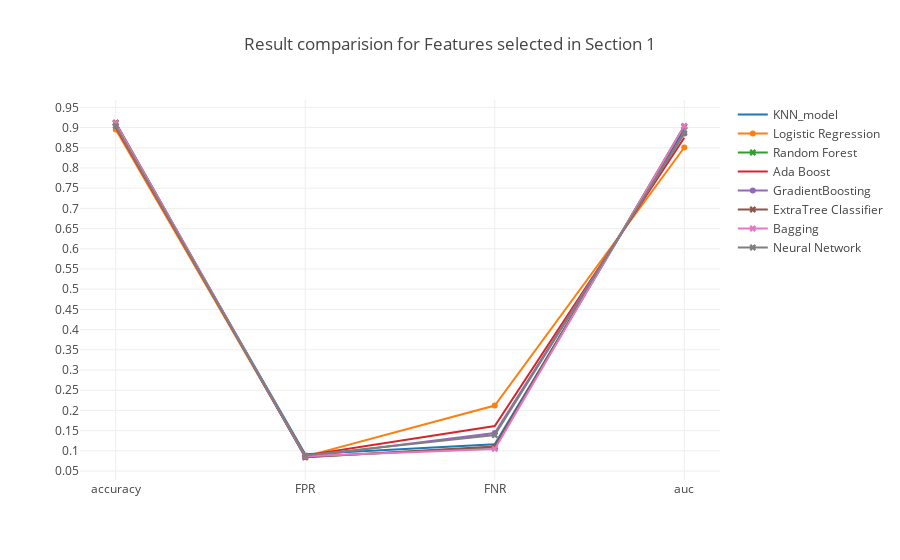

Source (notebook cell):
### Markdown cell above
### <a id='1.A' style="text-decoration : none; color : #000000;"> A Results</a>

### Code cell
trace0 = go.Scatter(x=table_80_50_test.iloc[0].index.values[[0,5,6,7]],
                    y=table_80_50_test.iloc[0].values[[0,5,6,7]],
                    mode = 'lines',
                    name = 'KNN_model')

trace1 = go.Scatter(x=table_80_50_test.iloc[1].index.values[[0,5,6,7]],
                    y=table_80_50_test.iloc[1].values[[0,5,6,7]],
                    mode = 'lines+markers',
                    name = 'Logistic Regression')

trace2 = go.Scatter(x=table_80_50_test.iloc[2].index.values[[0,5,6,7]],
                    y=table_80_50_test.iloc[2].values[[0,5,6,7]],
                    mode = 'lines+markers',marker=dict(symbol='x'),
                    name = 'Random Forest')


trace3 = go.Scatter(x=table_80_50_test.iloc[3].index.values[[0,5,6,7]],
                    y=table_80_50_test.iloc[3].values[[0,5,6,7]],
                    mode = 'lines',
                    name = 'Ada Boost')

trace4 = go.Scatter(x=table_80_50_test.iloc[4].index.values[[0,5,6,7]],
                    y=table_80_50_test.iloc[4].values[[0,5,6,7]],
                    mode = 'lines+markers',
                    name = 'GradientBoosting')

trace5 = go.Scatter(x=table_80_50_test.iloc[5].index.values[[0,5,6,7]],
                    y=table_80_50_test.iloc[5].values[[0,5,6,7]],
                    mode = 'lines+markers',marker=dict(symbol='x'),
                    name = 'ExtraTree Classifier')

trace6 = go.Scatter(x=table_80_50_test.iloc[6].index.values[[0,5,6,7]],
                    y=table_80_50_test.iloc[6].values[[0,5,6,7]],
                    mode = 'lines+markers',marker=dict(symbol='x'),
                    name = 'Bagging')

trace7 = go.Scatter(x=table_80_50_test.iloc[7].index.values[[0,5,6,7]],
                    y=table_80_50_test.iloc[7].values[[0,5,6,7]],
                    mode = 'lines+markers',marker=dict(symbol='x'),
                    name = 'Neural Network')



data = [trace0, trace1, trace2, trace3, trace4, trace5, trace6, trace7]
layout = go.Layout(yaxis=dict(tick0=0,dtick=0.05),title='Result comparision for Features selected in Section 1')
fig = go.Figure(data=data, layout=layout)

iplot(fig, filename='Result')

### Figure 1 — Plotly figure (JSON) as saved in the notebook; plotly's stock layout.template omitted (floating-point values rounded to 4 significant figures)
{"data": [{"mode": "lines", "name": "KNN_model", "type": "scatter", "uid": "9f818dbb-600c-4053-b933-4f373a11067e", "x": ["accuracy", "FPR", "FNR", "auc"], "y": [0.9047, 0.09164, 0.1165, 0.8959]}, {"mode": "lines+markers", "name": "Logistic Regression", "type": "scatter", "uid": "890aea8a-72eb-4518-8004-f9914ba97fd9", "x": ["accuracy", "FPR", "FNR", "auc"], "y": [0.8951, 0.08631, 0.2121, 0.8508]}, {"marker": {"symbol": "x"}, "mode": "lines+markers", "name": "Random Forest", "type": "scatter", "uid": "c563ed1a-bc63-46f7-991c-e87fb2a533f1", "x": ["accuracy", "FPR", "FNR", "auc"], "y": [0.9114, 0.08501, 0.109, 0.903]}, {"mode": "lines", "name": "Ada Boost", "type": "scatter", "uid": "6a085a57-033b-41c5-a68b-b4afc3bed73b", "x": ["accuracy", "FPR", "FNR", "auc"], "y": [0.9006, 0.08862, 0.1614, 0.875]}, {"mode": "lines+markers", "name": "GradientBoosting", "type": "scatter", "uid": "65a7b464-2b9d-49d2-bc9e-7929383edf68", "x": ["accuracy", "FPR", "FNR", "auc"], "y": [0.9058, 0.08559, 0.1439, 0.8852]}, {"marker": {"symbol": "x"}, "mode": "lines+markers", "name": "ExtraTree Classifier", "type": "scatter", "uid": "31543fd7-7860-486e-aaa4-03d63a917f2d", "x": ["accuracy", "FPR", "FNR", "auc"], "y": [0.9119, 0.08415, 0.1106, 0.9026]}, {"marker": {"symbol": "x"}, "mode": "lines+markers", "name": "Bagging", "type": "scatter", "uid": "1ac52e13-cc5c-4a73-b944-3093ffe1eb70", "x": ["accuracy", "FPR", "FNR", "auc"], "y": [0.9107, 0.0866, 0.1048, 0.9043]}, {"marker": {"symbol": "x"}, "mode": "lines+markers", "name": "Neural Network", "type": "scatter", "uid": "e828b8ed-6bf8-410e-b276-7c746479d892", "x": ["accuracy", "FPR", "FNR", "auc"], "y": [0.9042, 0.08833, 0.1389, 0.8864]}], "layout": {"title": "Result comparision for Features selected in Section 1", "yaxis": {"dtick": 0.05, "tick0": 0}}}
